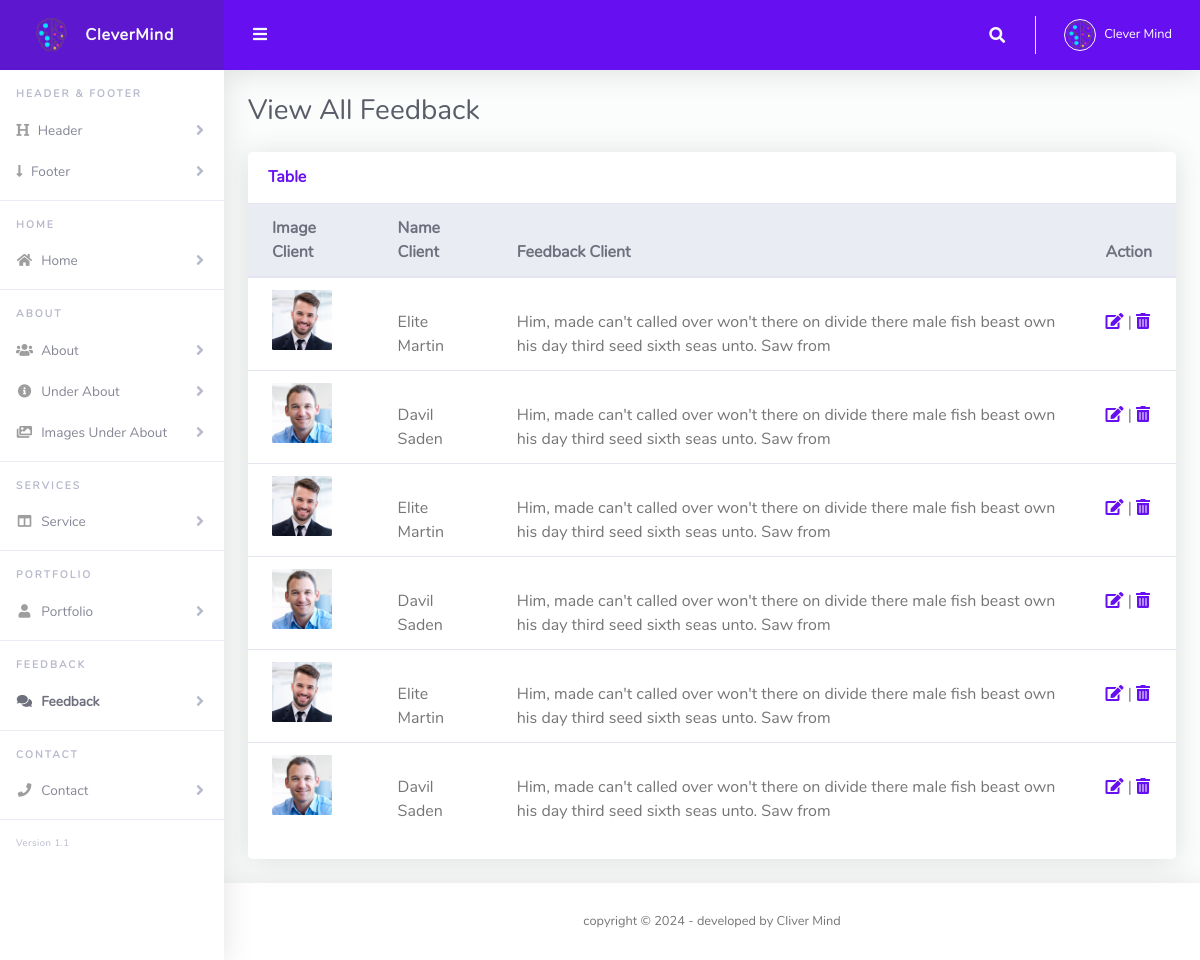
/Dashboard/View_feedback.php, run on the app's committed database.
### tables this page shows
CREATE TABLE `feedback` (
  `id_feedback` int(11) NOT NULL,
  `img_feedback` text NOT NULL,
  `name_client` varchar(200) NOT NULL,
  `feed_client` varchar(500) NOT NULL
);

### Dashboard/View_feedback.php (the view, shortened to what this page needs)
<?php
include "./includes/functions.php";
include "./includes/header.php";
?>
      <li class="nav-item">
        <a class="nav-link collapsed" href="#" data-toggle="collapse" data-target="#collapseHeader" aria-expanded="true"
          aria-controls="collapseHeader">
          <i class="fa fa-header"></i>
          <span>Header</span>
        </a>
      </li>
      <li class="nav-item">
        <a class="nav-link collapsed" href="#" data-toggle="collapse" data-target="#collapseFooter" aria-expanded="true"
          aria-controls="collapseFooter">
          <i class="fa fa-long-arrow-down"></i>
          <span>Footer</span>
        </a>
      </li>
      <hr class="sidebar-divider">
      <div class="sidebar-heading">
        Home
      </div>
      <li class="nav-item">
        <a class="nav-link collapsed" href="#" data-toggle="collapse" data-target="#collapseHome" aria-expanded="true"
          aria-controls="collapseHome">
          <i class="fas fa-fw fa-home"></i>
          <span>Home</span>
        </a>
      </li>
      <hr class="sidebar-divider">
      <div class="sidebar-heading">
        About
      </div>
      <li class="nav-item">
        <a class="nav-link collapsed" href="#" data-toggle="collapse" data-target="#collapseAbout" aria-expanded="true"
          aria-controls="collapseAbout">
          <i class="fas fa-fw fa-users"></i>
          <span>About</span>
        </a>
      </li>
      <li class="nav-item">
        <a class="nav-link collapsed" href="#" data-toggle="collapse" data-target="#collapseUnder" aria-expanded="true"
          aria-controls="collapseUnder">
          <i class="fas fa-fw fa-info-circle"></i>
          <span>Under About</span>
        </a>
      </li>
      <li class="nav-item">
        <a class="nav-link collapsed" href="#" data-toggle="collapse" data-target="#collapseImagesUnder" aria-expanded="true"
          aria-controls="collapseImagesUnder">
          <i class="fas fa-fw fa-images"></i>
          <span>Images Under About</span>
        </a>
      </li>
      <hr class="sidebar-divider">
      <div class="sidebar-heading">
        Services
      </div>
      <li class="nav-item">
        <a class="nav-link collapsed" href="#" data-toggle="collapse" data-target="#collapseService" aria-expanded="true"
          aria-controls="collapseService">
          <i class="fas fa-fw fa-columns"></i>
          <span>Service</span>
        </a>
      </li>
      <hr class="sidebar-divider">
      <div class="sidebar-heading">
        Portfolio
      </div>
      <li class="nav-item">
        <a class="nav-link collapsed" href="#" data-toggle="collapse" data-target="#collapsePortfolio" aria-expanded="true"
          aria-controls="collapsePortfolio">
          <i class="fas fa-fw fa-user"></i>
          <span>Portfolio</span>
        </a>
      </li>
      <hr class="sidebar-divider">
      <div class="sidebar-heading">
        Feedback
      </div>
      <li class="nav-item active">
        <a class="nav-link collapsed" href="#" data-toggle="collapse" data-target="#collapseFeedback" aria-expanded="true"
          aria-controls="collapseFeedback">
          <i class="fas fa-fw fa-comments"></i>
          <span>Feedback</span>
        </a>
      </li>
      <hr class="sidebar-divider">
      <div class="sidebar-heading">
        Contact
      </div>
      <li class="nav-item">
        <a class="nav-link collapsed" href="#" data-toggle="collapse" data-target="#collapseContact" aria-expanded="true"
          aria-controls="collapseContact">
          <i class="fas fa-fw fa-phone"></i>
          <span>Contact</span>
        </a>
      </li>
      <hr class="sidebar-divider">
      <div class="version" id="version-ruangadmin"></div>
    </ul>
    <div id="content-wrapper" class="d-flex flex-column">
      <div id="content">
        <?php include "./includes/navbar.php"; ?>
        <div class="container-fluid" id="container-wrapper">
          <div class="d-sm-flex align-items-center justify-content-between mb-4">
            <h1 class="h3 mb-0 text-gray-800">View All Feedback</h1>
          </div>
          <div class="row">
            <div class="col-lg-12 mb-4">
              <div class="card">
                <div class="card-header py-3 d-flex flex-row align-items-center justify-content-between">
                  <h6 class="m-0 font-weight-bold text-primary">Table</h6>
                </div>
                <div class="table-responsive">
                  <table class="table align-items-center table-flush">
                    <thead class="thead-light">
                      <tr>
                        <th>Image Client</th>
                        <th>Name Client</th>
                        <th>Feedback Client</th>
                        <th>Action</th>
                      </tr>
                    </thead>
                    <tbody>
                      <?php
                          $select="SELECT * FROM `feedback`";
                          $query=mysqli_query($conn , $select);
                          while($row=mysqli_fetch_assoc($query)):
                      ?>
                      <tr>
                        <td>
                          <img src="Upload/<?php echo $row['img_feedback']; ?>" alt="<?php echo $row['img_feedback']; ?>" title="<?php echo $row['img_feedback']; ?>" height="60px" width="60px">
                        </td>
                        <td style="padding-top: 32px;"><?php echo $row['name_client']; ?></td>
                        <td style="padding-top: 32px;"><?php echo $row['feed_client']; ?></td>
                        <td style="padding-top: 32px;">
                          <a href="Add_feedback.php?edit_feedback=<?php echo $row['id_feedback']; ?>" ><i class="fa fa-edit" title="edit"></i></a> |
                          <a href="Add_feedback.php?delete_feedback=<?php echo $row['id_feedback']; ?>" ><i class="fa fa-trash" title="delete"></i></a>
                        </td>
                      <?php endwhile; ?>
                      </tr>
                    </tbody>
                  </table>
                </div>
                <div class="card-footer"></div>
              </div>
            </div>
          </div>
        </div>
      </div>
<?php include "./includes/footer.php"; ?>

### Dashboard/includes/header.php (shortened to what this page needs)
<!DOCTYPE html>
<html lang="en">
<head>
  <link rel="stylesheet" href="vendor/bootstrap/css/Bootstrap1.min.css">
  <link href="vendor/fontawesome-free/css/all.min.css" rel="stylesheet" type="text/css">
  <link rel="stylesheet" href="vendor/fontawesome-free/css/v4-shims.css">
  <link href="css/style-dashboard.min.css" rel="stylesheet">
  <link rel="stylesheet" href="css/files.min.css">
</head>
<body id="page-top">
  <div id="wrapper">
    <ul class="navbar-nav sidebar sidebar-light accordion" id="accordionSidebar">
      <a href="index.php" class="sidebar-brand d-flex align-items-center justify-content-center" href="javascript:void()">
        <div class="sidebar-brand-icon">
          <img src="img/Website Logo.png">
        </div>
        <div class="sidebar-brand-text mx-3">CleverMind</div>
      </a>
      <div class="sidebar-heading mt-3">
        Header & Footer
      </div>

### Dashboard/includes/navbar.php (shortened to what this page needs)
<nav class="navbar navbar-expand navbar-light bg-navbar topbar mb-4 static-top">
  <button id="sidebarToggleTop" class="btn btn-link rounded-circle mr-3">
    <i class="fa fa-bars"></i>
  </button>
  <ul class="navbar-nav ml-auto">
    <li class="nav-item dropdown no-arrow">
      <a class="nav-link dropdown-toggle" href="#" id="searchDropdown" role="button" data-toggle="dropdown"
        aria-haspopup="true" aria-expanded="false">
        <i class="fas fa-search fa-fw"></i>
      </a>
    </li>
    <li class="nav-item dropdown no-arrow">
      <a class="nav-link dropdown-toggle" href="#" id="userDropdown" role="button" data-toggle="dropdown"
        aria-haspopup="true" aria-expanded="false">
        <img class="img-profile rounded-circle" src="img/Website Logo.png" style="max-width: 60px">
        <span class="ml-2 d-none d-lg-inline text-white small">Clever Mind</span>
      </a>
    </li>
  </ul>
</nav>

### Dashboard/includes/footer.php (shortened to what this page needs)
<footer class="sticky-footer bg-white">
        <div class="container my-auto">
          <div class="copyright text-center my-auto">
            <span>copyright &copy; <script> document.write(new Date().getFullYear()); </script> - developed by
              Cliver Mind
            </span>
          </div>
        </div>
      </footer>
    </div>
  </div>
</body>
</html>

### data on the page
feedback: img_feedback (picture), name_client "Elite Martin", feed_client "Him, made can't called over won't there on divide there male fish beast own his day third seed sixth seas unto. Saw from"
feedback: img_feedback (picture), name_client "Davil Saden", feed_client "Him, made can't called over won't there on divide there male fish beast own his day third seed sixth seas unto. Saw from"
feedback: img_feedback (picture), name_client "Elite Martin", feed_client "Him, made can't called over won't there on divide there male fish beast own his day third seed sixth seas unto. Saw from"
feedback: img_feedback (picture), name_client "Davil Saden", feed_client "Him, made can't called over won't there on divide there male fish beast own his day third seed sixth seas unto. Saw from"
feedback: img_feedback (picture), name_client "Elite Martin", feed_client "Him, made can't called over won't there on divide there male fish beast own his day third seed sixth seas unto. Saw from"
feedback: img_feedback (picture), name_client "Davil Saden", feed_client "Him, made can't called over won't there on divide there male fish beast own his day third seed sixth seas unto. Saw from"
